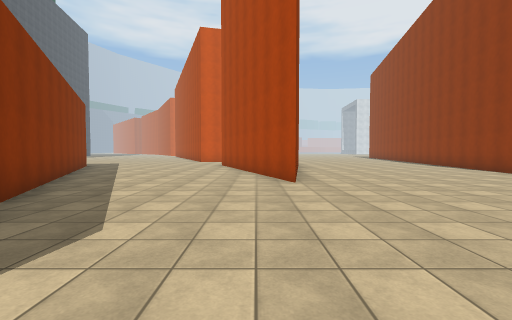
view 1 (above)

22 first-person views from a walk through a 3-D level made in the Unity game engine. The camera is 1.4 m above the floor, tilts 2° down and sees 90° across. The floor is counted in squares, 2 m on a side. Each view is taken from the middle of a square. On the plan, view 1 faces up. The plan holds only what a view shows up to about 9 squares ahead; the rest is blank. The place goes on beyond the plan. The player character is not drawn. Surface patterns are stand-ins for the level's own textures.

view 2
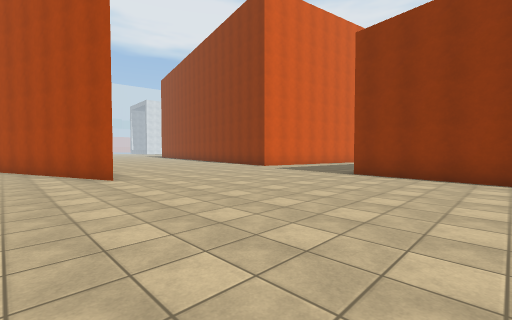

view 3
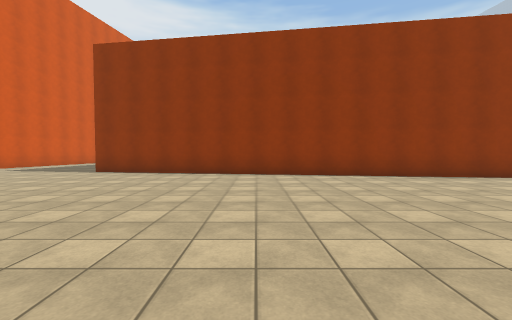

view 4
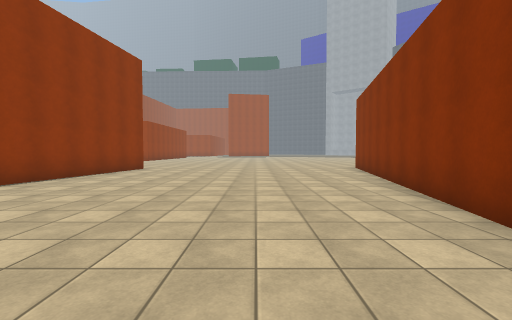

view 5
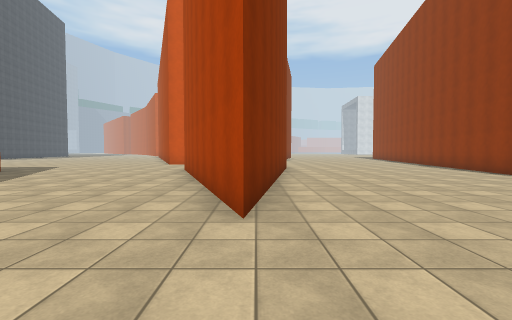

view 6
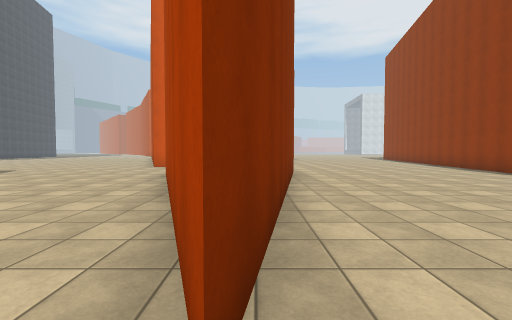

view 7
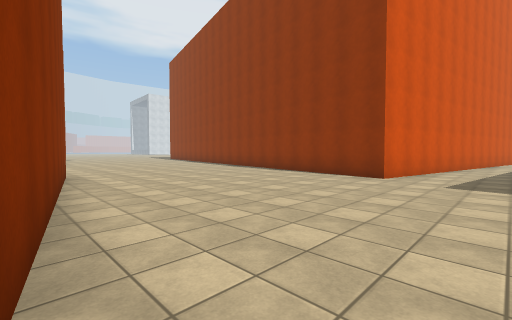

view 8
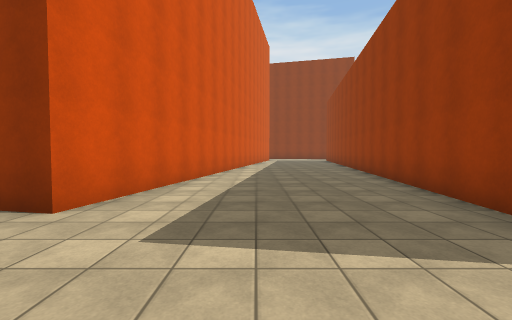

view 9
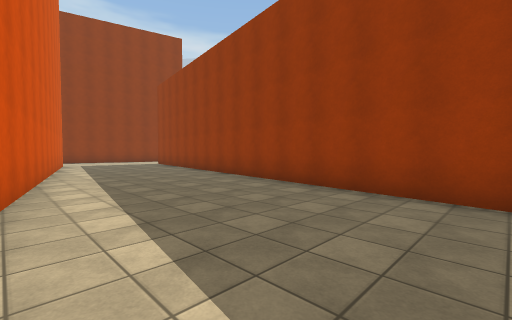

view 10
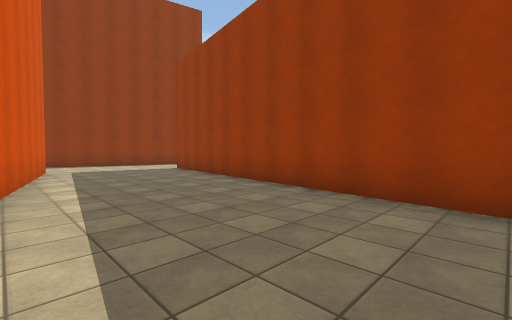

view 11
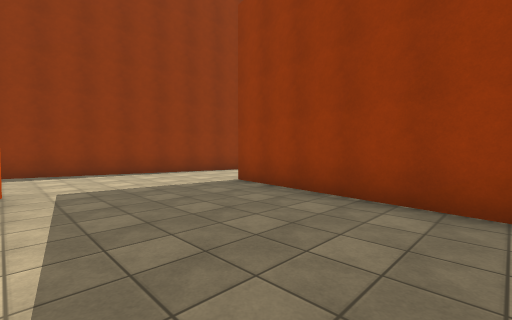

view 12
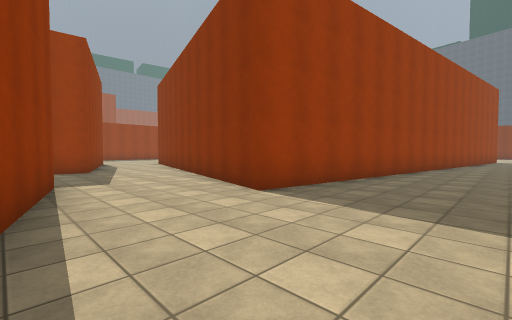

view 13
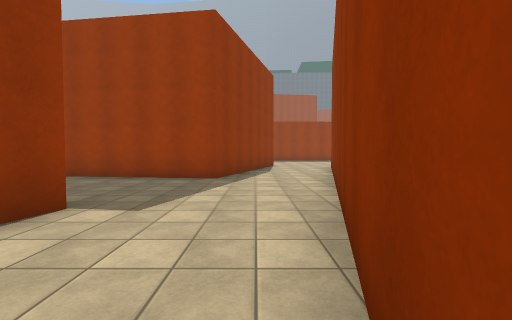

view 14
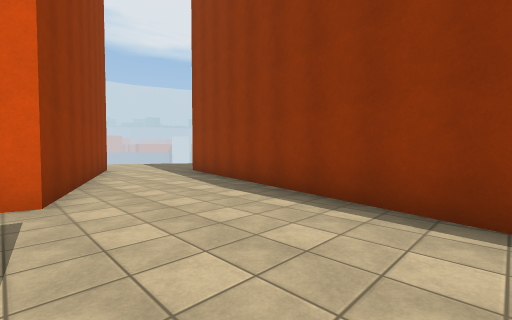

view 15
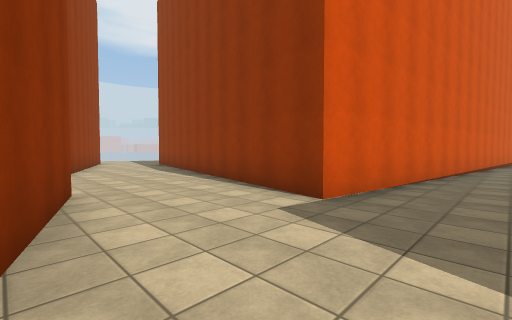

view 16
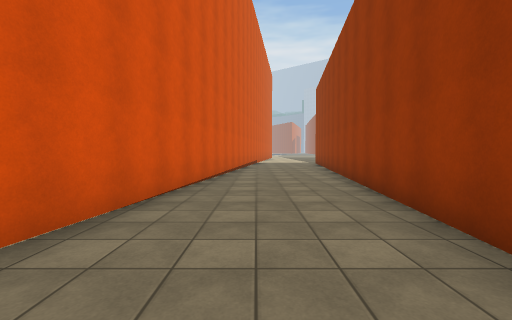

view 17
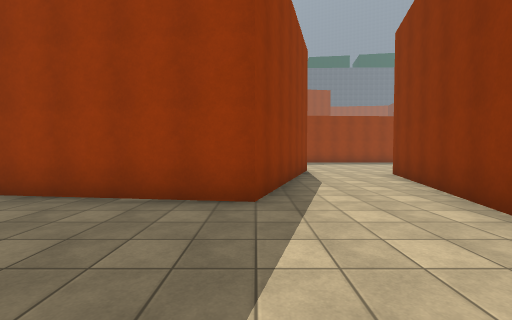

view 18
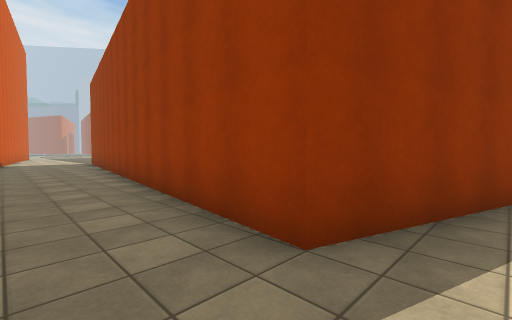

view 19
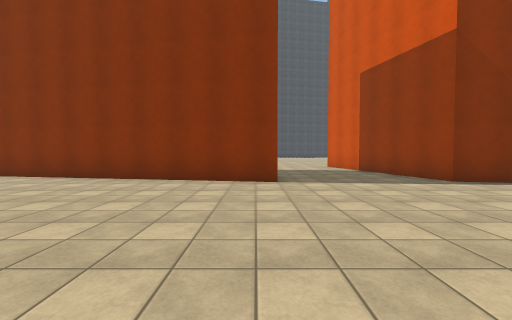

view 20
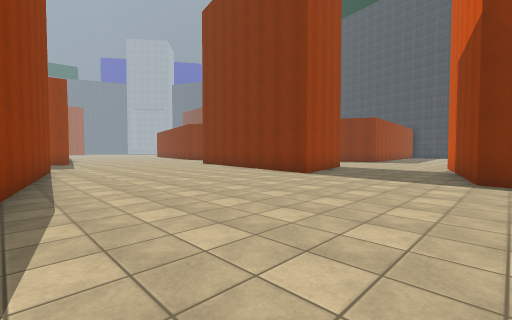

view 21
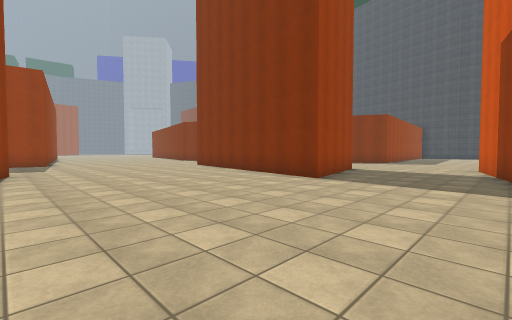

view 22
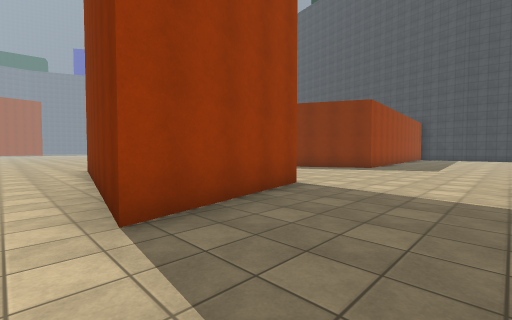

### Floor plan
Points are (right, up) in squares from view 1. A wall is a line through its corners. A room is listed if a view was taken in it or the views show most of it. See-through windows are left out.
Room 1 (views 1, 2, 3, 4, 5, 6, 7, 8, 9, 10, 11, 12, 13, 14, 15, 16, 17, 18, 19, 20, 21, 22)
walls: (7.7, 2.2) (23.8, -0.2) (20.9, -10.5); (-1.7, 12.6) (2.2, 13.5) (0.9, 5.6) (-1.5, 12); (-2.3, -3.3) (-3.8, -10.1); (-6.3, 8.9) (-3.4, 3.4); (2.6, 18.7) (2.3, 17.6) (-3.5, 16.2); (4.6, -10.1) (6.6, 2.4); (26.6, 10.2) (24.3, 4) (7.8, 7.3) (9.2, 14.1); (23.7, -10.4) (25, -6.5) (34.1, -7.7); (34.5, -4.2) (26.3, -3.1) (28.9, 7.9)
ways out: opening at (27.5, 8.5)

Positions as (right, up) in squares from view 1, and headings:
1: (0, 0), facing up
2: (-1, -1), facing up-right
3: (-2, -3), facing right
4: (0, -1), facing down
5: (1, 3), facing up
6: (1, 5), facing up
7: (1, 5), facing up-right
8: (5, 5), facing right
9: (10, 6), facing down-right
10: (14, 5), facing down-right
11: (19, 4), facing down-right
12: (27, 3), facing down-left
13: (24, 0), facing down
14: (24, 0), facing up-right
15: (23, -5), facing up-right
16: (25, -5), facing right
17: (25, -3), facing down
18: (24, -5), facing down-right
19: (8, 13), facing left
20: (9, 18), facing down-left
21: (8, 17), facing down-left
22: (3, 16), facing down-left
